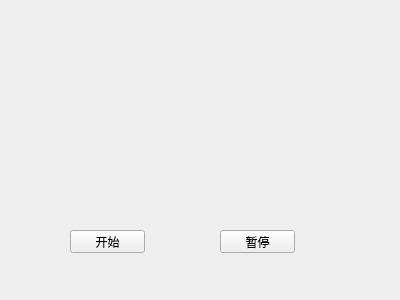
<?xml version="1.0" encoding="UTF-8"?>
<ui version="4.0">
 <class>Widget</class>
 <widget class="QWidget" name="Widget">
  <property name="geometry">
   <rect>
    <x>0</x>
    <y>0</y>
    <width>400</width>
    <height>300</height>
   </rect>
  </property>
  <property name="windowTitle">
   <string>电子相册</string>
  </property>
  <widget class="QLabel" name="label">
   <property name="geometry">
    <rect>
     <x>60</x>
     <y>30</y>
     <width>251</width>
     <height>161</height>
    </rect>
   </property>
   <property name="text">
    <string/>
   </property>
   <property name="scaledContents">
    <bool>true</bool>
   </property>
  </widget>
  <widget class="QPushButton" name="startButton">
   <property name="geometry">
    <rect>
     <x>70</x>
     <y>230</y>
     <width>75</width>
     <height>23</height>
    </rect>
   </property>
   <property name="text">
    <string>开始</string>
   </property>
  </widget>
  <widget class="QPushButton" name="stopButton">
   <property name="geometry">
    <rect>
     <x>220</x>
     <y>230</y>
     <width>75</width>
     <height>23</height>
    </rect>
   </property>
   <property name="text">
    <string>暂停</string>
   </property>
  </widget>
 </widget>
 <layoutdefault spacing="6" margin="11"/>
 <resources/>
 <connections/>
</ui>
